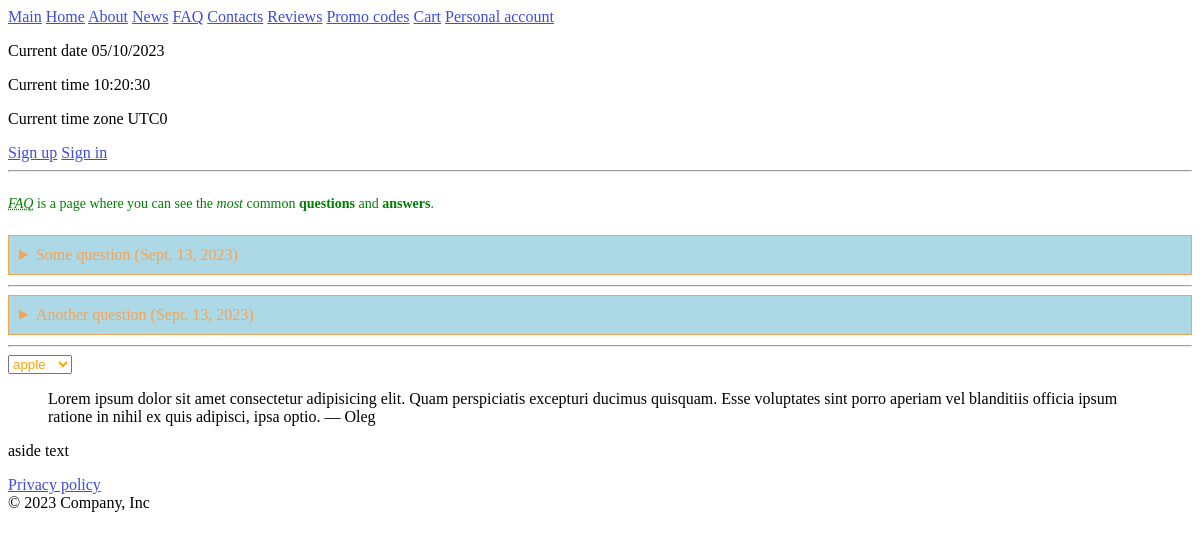
The page /info/faq on the database its author committed.
### info/models.py (models this page shows)
class Faq(models.Model):
    question = models.CharField(max_length=100)
    answer = models.CharField(max_length=200)
    post_date = models.DateField(auto_now_add=True)

### info/views.py (the view)
# urls.py: path('faq', views.faq_view, name='faq_view'),
def faq_view(request):
    faq = Faq.objects.all()
    return render(request, "faq.html", {'faq': faq})

### info/templates/faq.html (shortened to what this page needs)
{% extends "base.html" %}
{% load static %}
{% block additional_head %}
<link href="{% static 'css/faq.css' %}" rel="stylesheet">
{% endblock %}
{% block content %}
<hr>
<p class="question start"><dfn><abbr title="frequently asked questions">FAQ</abbr></dfn> is a page where you can see the
    <em>most</em> common
    <strong>questions</strong> and <strong>answers</strong>.
</p>
{% for q in faq %}
<details itemscope itemtype="https://schema.org/Question">
    <summary itemprop="text">{{ q.question }} (<time datetime={{ q.post_date|date:'Y-m-d' }}>{{ q.post_date }}</time>)
    </summary>
</details>
<hr>
{% endfor %}
<select name="fruits" id="1">
    <option value="apple">apple</option>
</select>
<blockquote>
    <p>Lorem ipsum dolor sit amet consectetur adipisicing elit. Quam perspiciatis excepturi ducimus quisquam. Esse
        voluptates sint porro aperiam vel blanditiis officia ipsum ratione in nihil ex quis adipisci, ipsa optio. — Oleg
    </p>
</blockquote>
<aside>
    <p>aside text</p>
</aside>
{% endblock %}

### static/css/faq.css (style rules this page uses)
details { background-color: lightblue; padding: 10px; border: 1px solid; color: #f4a456; margin-bottom: 10px; }
select[name="fruits"] { color: orange; }
p[class^="question"] { font-size: 14px; line-height: 2.5; color: green; }

### rows shown on the page
Faq: question "Some question", post_date "Sept. 13, 2023"
Faq: question "Another question", post_date "Sept. 13, 2023"
